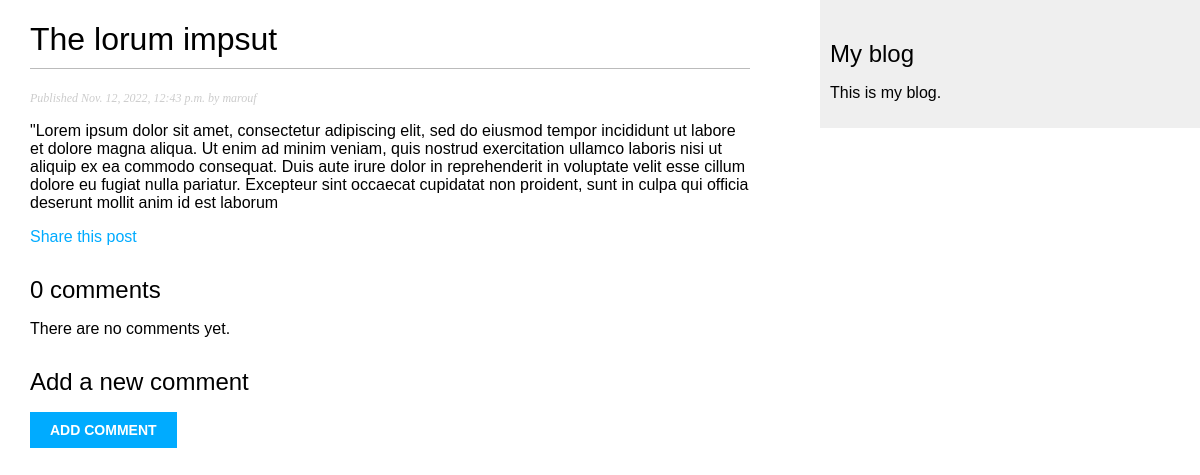
Screenshot of /blog/2022/11/12/the-lorum-impsut/ with the database file from the repository.
### blog/models.py (models this page shows, shortened)
class Post(models.Model):
    class Status(models.TextChoices):
        DRAFT = 'DF', 'Draft'
        PUBLISHED = 'PB', 'Published'
    title = models.CharField(max_length=250)
    slug = models.SlugField(max_length=250, unique_for_date='publish')
    author = models.ForeignKey(User,
                    on_delete=models.CASCADE,
                    related_name='blog_posts')
    body = models.TextField()
    objects = models.Manager() # The default manager.
    tags = TaggableManager()
    published = PublishedManager() # Our custom manager.
    publish = models.DateTimeField(default=timezone.now)
    created = models.DateTimeField(auto_now_add=True)
    updated = models.DateTimeField(auto_now=True)
    status = models.CharField(max_length=2,
          choices=Status.choices,
          default=Status.DRAFT)
    class Meta:
        ordering=['-publish']
        indexes = [
            models.Index(fields=['-publish'])
        ]

### blog/views.py (the view)
# urls.py: path('<int:year>/<int:month>/<int:day>/<slug:post>/', views.post_detail, name='post_detail'),
def post_detail(request, year, month, day, post):
    post = get_object_or_404(Post,status=Post.Status.PUBLISHED,
    slug=post, publish__year=year,
    publish__month=month, publish__day=day)
    comments = post.comments.filter(active=True)
    form = CommentForm()
    return render(request,
    'blog/post/detail.html',
    {'post': post,'comments':comments, 'forms':form})

### blog/forms.py
class CommentForm(forms.ModelForm):
    class Meta:
        model = Comment
        fields = ['name', 'email', 'body']

### blog/templates/blog/post/detail.html (shortened to what this page needs)
{% extends "blog/base.html" %}
{% block content %}
  <h1>{{ post.title }}</h1>
  <p class="date">
    Published {{ post.publish }} by {{ post.author }}
  </p>
  {{ post.body|linebreaks }}
  <p>
    <a href="{% url "blog:post_share" post.id %}">
      Share this post
    </a>
  </p>
  {% with comments.count as total_comments %}
    <h2>
      {{ total_comments }} comment{{ total_comments|pluralize }}
    </h2>
  {% endwith %}
  {% for comment in comments %}
    <div class="comment">
      <p class="info">
        Comment {{ forloop.counter }} by {{ comment.name }}
        {{ comment.created }}
      </p>
      {{ comment.body|linebreaks }}
    </div>
  {% empty %}
    <p>There are no comments yet.</p>
  {% endfor %}
  {% include "blog/post/includes/comment_form.html" %}
  {% endblock %}

### blog/static/css/blog.css (style rules this page uses)
body { margin:0; padding:0; font-family:helvetica, sans-serif; }
a { color:#00abff; text-decoration:none; }
h1 { font-weight:normal; border-bottom:1px solid #bbb; padding:0 0 10px 0; }
h2 { font-weight:normal; margin:30px 0 0; }
p.date { color:#ccc; font-family: georgia, serif; font-size: 12px; font-style: italic; }

### rows the page displays
Post: title "The lorum impsut", publish "Nov. 12, 2022, 12:43 p.m.", author "marouf", body "\"Lorem ipsum dolor sit amet, consectetur adipiscing elit, sed do eiusmod tempor incididunt ut labore et dolore magna aliqua. Ut enim ad minim veniam, quis nostrud exercitation ullamco laboris nisi ut aliquip ex ea commodo consequat. Duis aute irure dolor in reprehenderit in voluptate velit esse cillum dolore eu fugiat nulla pariatur. Excepteur sint occaecat cupidatat non proident, sunt in culpa qui officia deserunt mollit anim id est laborum"

### other values shown
{{ total_comments }} "0"
